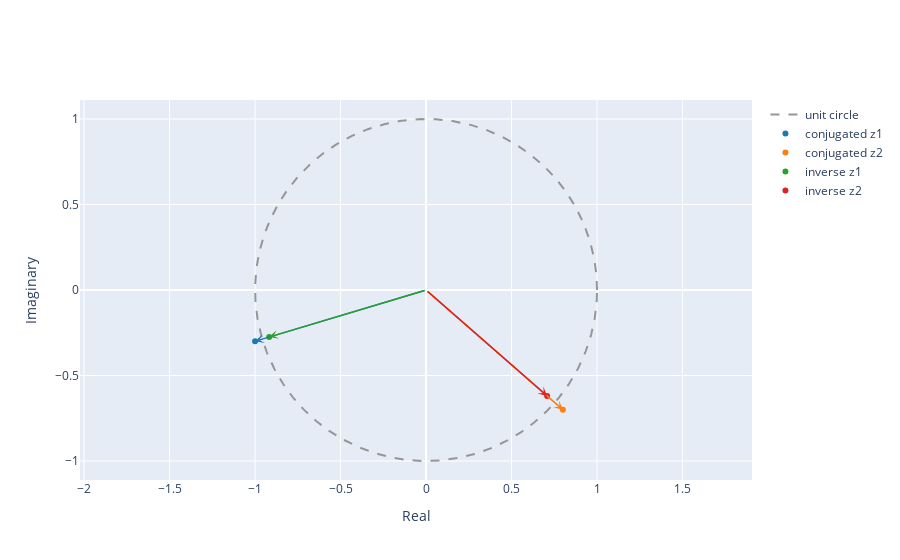

Source (notebook cell):
### Markdown cell above
1.2. Compute the conjugate z* and the inverse 1/z for both $z_1$ and $z_2$ and plot the results as vectors in the complex plane.

### Code cell
conj_z1 = np.conj(z1)
conj_z2 = np.conj(z2)

inv_z1 = 1/z1
inv_z2 = 1/z2

plot_complex([conj_z1,conj_z2,inv_z1,inv_z2], name=["conjugated z1","conjugated z2", "inverse z1", "inverse z2"])

### Figure 1 — Plotly figure (JSON) as saved in the notebook; plotly's stock layout.template omitted (floating-point values rounded to 4 significant figures; data arrays with more than 128 entries replaced by an {"elided": "..."} marker saying what was removed)
{"data": [{"line": {"color": "rgb(150,150,150)", "dash": "dash", "shape": "linear"}, "mode": "lines", "name": "unit circle", "type": "scatter", "x": {"elided": "1000 float values"}, "y": {"elided": "1000 float values"}}, {"marker": {"color": "#1f77b4"}, "mode": "markers", "name": "conjugated z1", "type": "scatter", "x": [-1], "y": [-0.3]}, {"marker": {"color": "#ff7f0e"}, "mode": "markers", "name": "conjugated z2", "type": "scatter", "x": [0.8], "y": [-0.7]}, {"marker": {"color": "#2ca02c"}, "mode": "markers", "name": "inverse z1", "type": "scatter", "x": [-0.9174], "y": [-0.2752]}, {"marker": {"color": "#d62728"}, "mode": "markers", "name": "inverse z2", "type": "scatter", "x": [0.708], "y": [-0.6195]}], "layout": {"annotations": [{"arrowcolor": "#1f77b4", "arrowhead": 3, "arrowwidth": 1.5, "ax": 0, "axref": "x", "ay": 0, "ayref": "y", "showarrow": true, "text": "", "x": -1, "y": -0.3}, {"arrowcolor": "#ff7f0e", "arrowhead": 3, "arrowwidth": 1.5, "ax": 0, "axref": "x", "ay": 0, "ayref": "y", "showarrow": true, "text": "", "x": 0.8, "y": -0.7}, {"arrowcolor": "#2ca02c", "arrowhead": 3, "arrowwidth": 1.5, "ax": 0, "axref": "x", "ay": 0, "ayref": "y", "showarrow": true, "text": "", "x": -0.9174, "y": -0.2752}, {"arrowcolor": "#d62728", "arrowhead": 3, "arrowwidth": 1.5, "ax": 0, "axref": "x", "ay": 0, "ayref": "y", "showarrow": true, "text": "", "x": 0.708, "y": -0.6195}], "xaxis": {"title": {"text": "Real"}}, "yaxis": {"scaleanchor": "x", "scaleratio": 1, "title": {"text": "Imaginary"}}}}
